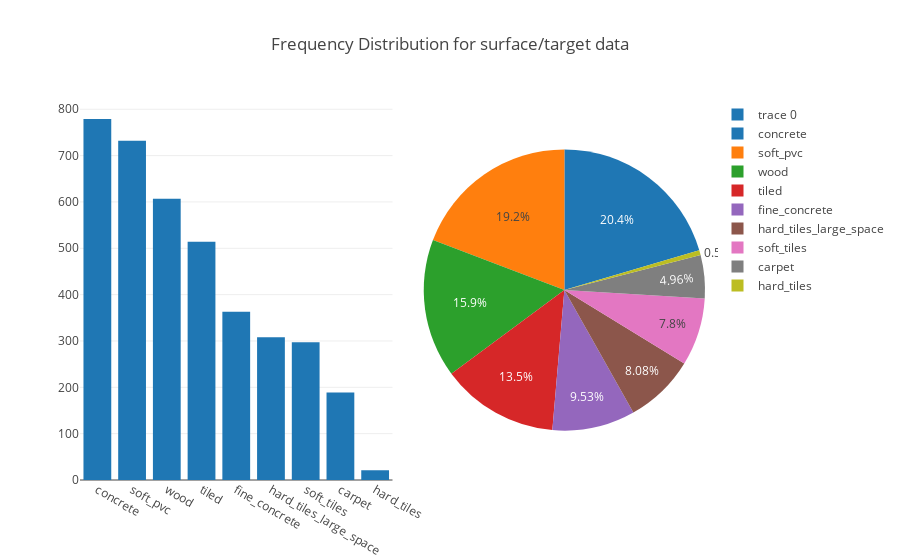

The cell this chart's notebook holds for it:
### Code cell
#sns.countplot(y='surface',data = y_train)
trace0 = go.Bar(
    x = y_train['surface'].value_counts().index,
    y = y_train['surface'].value_counts().values
    )

trace1 = go.Pie(
    labels = y_train['surface'].value_counts().index,
    values = y_train['surface'].value_counts().values,
    domain = {'x':[0.55,1]})

data = [trace0, trace1]
layout = go.Layout(
    title = 'Frequency Distribution for surface/target data',
    xaxis = dict(domain = [0,.50]))

fig = go.Figure(data = data, layout = layout)
py.iplot(fig)

### Figure 1 — Plotly figure (JSON) as saved in the notebook; plotly's stock layout.template omitted (floating-point values rounded to 4 significant figures)
{"data": [{"type": "bar", "uid": "db524529-297b-4f23-99eb-c79ec2d4fa38", "x": ["concrete", "soft_pvc", "wood", "tiled", "fine_concrete", "hard_tiles_large_space", "soft_tiles", "carpet", "hard_tiles"], "y": [779, 732, 607, 514, 363, 308, 297, 189, 21]}, {"domain": {"x": [0.55, 1]}, "labels": ["concrete", "soft_pvc", "wood", "tiled", "fine_concrete", "hard_tiles_large_space", "soft_tiles", "carpet", "hard_tiles"], "type": "pie", "uid": "923e5c4e-b8df-4af4-a926-872f3fab255e", "values": [779, 732, 607, 514, 363, 308, 297, 189, 21]}], "layout": {"title": {"text": "Frequency Distribution for surface/target data"}, "xaxis": {"domain": [0, 0.5]}}}
